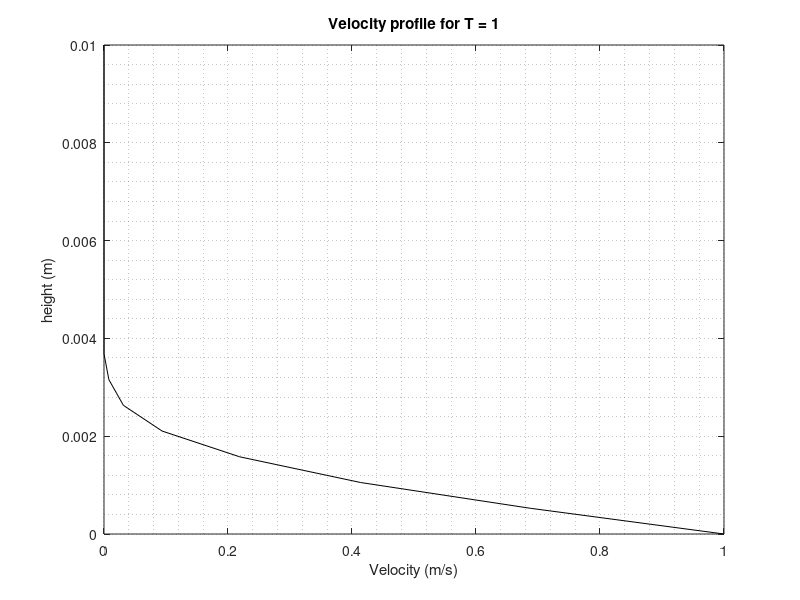

Write MATLAB code to recreate this figure.
clc; clear all; close all

% Setup

U0 = 0;     % Initial speed
nu = 10^(-6);           % Kinematic viscocity nu = mu/rho
h = 0.01;               % Height
nmbrPts = 20;           % Number of vertical divides
% Reynolds Number?
%omega   = Re*nu/(h^2);      % Omega

% Discretization
dy = h/(nmbrPts - 1);      % height step --- MINUS ONE FOR SOME REASON
dt = 0.5 * (dy^2) / nu; % time step
C = (nu*dt)/(dy^2);     % Stability parameter

elapsedTime = int32(1);        % Measure profile at this time
tsteps = idivide(elapsedTime, dt, 'ceil');  % Find number of steps, round up

t = 0;
Uo = 1;     % Speed constant
U = zeros(tsteps, nmbrPts);     % Velocities
% Rows are the speeds for different times, columns are at different heights
%Unew = zeros(nmbrPts + 2);  % Updating velocity values or something...
y = linspace(0,h,nmbrPts);

% FIRST ITERATION
Uplate = 1;
Uup = [U(1,2:end) 0];
Udown = [Uplate U(1,1:end-1)];
U(1, :) = U(1, :) + (C .* (Udown + Uup - 2.*U(1, :)));


for i = 2:tsteps
  %Uplate = Uo*sin(omega(1)*t);   % Velocity of bottom plate
  Uplate = 1;
  % [1 2 3 4] becomes [2 3 4 0]
  Uup = [U((i-1),2:end) 0];
  % [1 2 3 4] becomes [Uplate 1 2 3]
  Udown = [Uplate U(i-1,1:end-1)];
  t = t+dt;
  U(i, :) = U(i-1, :) + (C .* (Udown + Uup - 2.*U(i-1, :)));  % Update speeds for current time
  U(i, 1) = Uplate;   % Set plate speed
end

plot(U(end,:), y, 'k');
title(['Velocity profile for T = ',num2str(elapsedTime)]);
xlabel('Velocity (m/s)');
ylabel('height (m)')
grid minor
